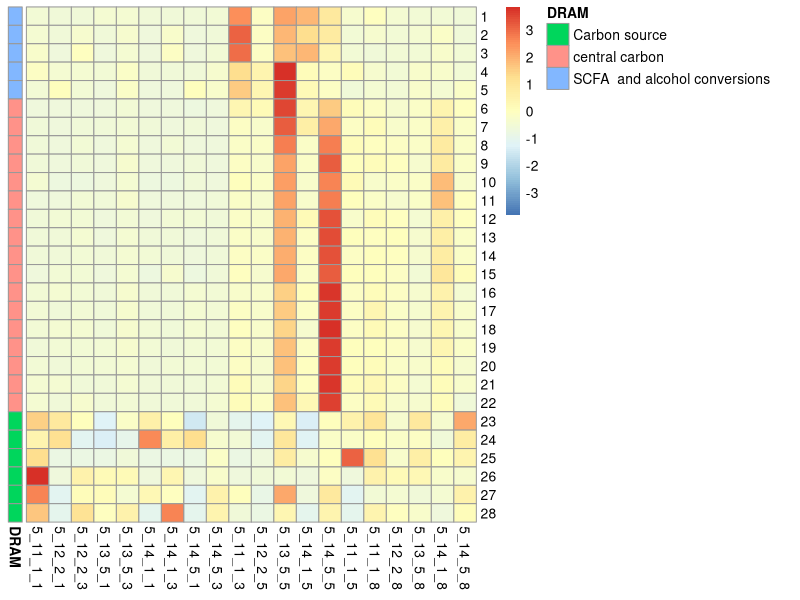

The R source for this figure:
#Libraries
library(readxl)
library(dplyr)
library(pheatmap)

#Supplemental Figure 3 Heatmap
setwd("/Path/")

#Carbon heatmap data
data = read_excel("Supplemental_Figure_3.xlsx", sheet="carbon", col_names = TRUE)
df <-data[,9:ncol(data)]
df = as.data.frame(sapply(df, as.numeric))

#to remove day -1 
nosalremoved <- data[ , -which(names(data) %in% c("5_11_1_-1","5_12_2_-1","5_13_5_-1","5_14_1_-1", "5_14_5_-1"))]
df <-nosalremoved[,9:ncol(nosalremoved)]

df = as.data.frame(sapply(df, as.numeric))
#Add annotations
DRAM = data.frame("DRAM" = data$DRAM_header)
rownames(df) <- rownames(DRAM)

#Heatmap generation
pheatmap(df, scale= "row",cluster_cols =FALSE, cluster_row = FALSE, annotation_row = DRAM)
